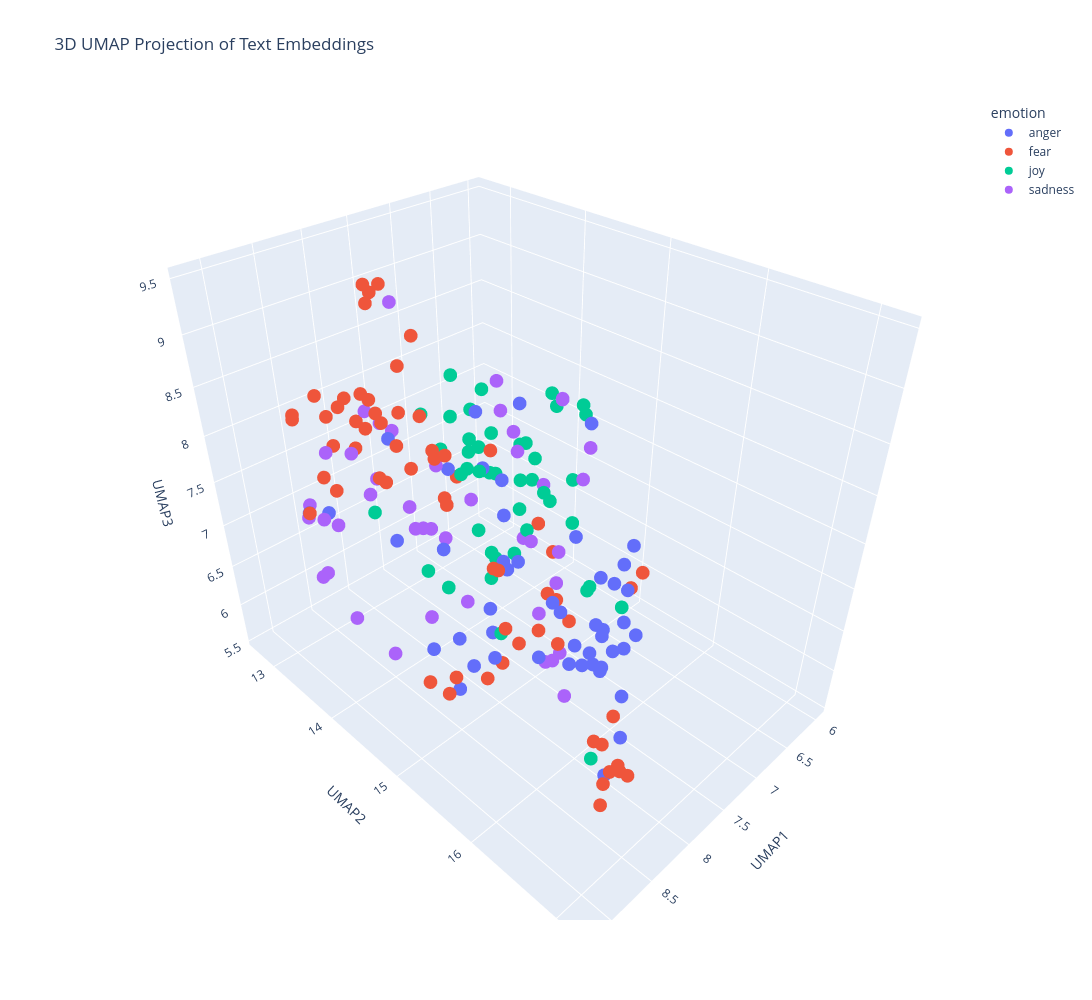

This figure's notebook cell:
### Markdown cell above
---
##### <a id='toc1_5_8_1_1_'></a>[**>>> Exercise 4 (Take home):**](#toc0_)

Apply UMAP to the same embeddings to reduce the dimensionality to 3D vectors and plot the 3D graph, discuss the differences and similarities with the 2D graph.

### Code cell
import pandas as pd
import numpy as np
import umap
import plotly.express as px

# Concatenate the training and test data
combined_df = pd.concat([train_df_new, test_df_new], ignore_index=True)

# Prepare the embeddings for UMAP
X_embeddings = np.array(combined_df['embeddings_values'].tolist())

# Apply UMAP for 3D projection
reducer = umap.UMAP(n_components=3, metric='cosine', random_state=28)
embedding_3d = reducer.fit_transform(X_embeddings)

# Create DataFrame for plotting
df_plot = pd.DataFrame(embedding_3d, columns=['UMAP1', 'UMAP2', 'UMAP3'])
df_plot['emotion'] = combined_df['emotion']
df_plot['intensity'] = combined_df['intensity']
df_plot['text'] = combined_df['text']

# ---- 3D Plot ----
fig = px.scatter_3d(
    df_plot,
    x='UMAP1',
    y='UMAP2',
    z='UMAP3',
    color='emotion',
    hover_data=['text', 'intensity'],
    title='3D UMAP Projection of Text Embeddings',
    width=1200,
    height=1000
)

fig.show()

### Figure 1 — Plotly figure (JSON) as saved in the notebook; plotly's stock layout.template omitted (floating-point values rounded to 4 significant figures)
{"data": [{"customdata": [["So my Indian Uber driver just called someone the N word. If I wasn't in a moving vehicle I'd have jumped out #disgusted ", 0.896], ["@arppaul @chetanlfc @mannkakhiladi @dey_spandan @umeroffcial  Comparing Akshay Sir with this zandu balm is an insult to Akshay Sir.", 0.5], ["Bes! You don't just tell a true blooded hoopjunkie to switch a f*c@n' team that juz destroyed your own team. You juz don't! #insult", 0.891], ["@BearGrylls for your next series will u do a celebrity firefighting show and just chuck them all in a burning building and do the voiceover?", 0.458], ["I got fever highs\\nI got boiling blood", 0.646], ["Did we miss the fact that #BurkeRamsey swung &amp;hit his sister #JonBenet in the face with a golf club previously out of a fit of ?", 0.417], ["Happiness is the best revenge", 0.25], ["@Deadspin @jrzy_boy This is about him being left off because they wanted to play a heavier game. We needed his offense tho. Amongst others.", 0.542], ["Grateful for all the hungry people in my life! Hungry to learn, change, grow, help, etc - not sure anybody has it better! #relentless", 0.167], ["@Ms_HeartAttack peanut butter takes away the sting", 0.188], ["@FitnessFirstAU something needs to be done about people hogging machines - nobody can use 3 machines at one time!  #notfair #whypay", 0.708], ["Y'all really insult coz of soccer???  Lmao, wow!!!!!!", 0.396], ["@sueblue35 @nsoz7 @immortalbulldog huh? We have a sprint coach? We're the slowest team in the comp. Talk about robbing a living. ", 0.292], ["Why does Candice constantly pout #GBBO 💄😒", 0.375], ["I dislike people who get offended by the littlest shit .", 0.729], ["@thomeagle Just to help maintain and boost our status as a world class centre for education, culture and tolerance. ", 0.167], ["@lydss_xx @tharealversace @fatbellybella fuckin luv incense, this is me as fuck 😂", 0.479], ["@ggreenwald Smh, remove ideologically bankrupt and opportunistic establishment now. They're burning all bridges and social contracts. #anger", 0.688], ["I should really study today for chemistry but playing madden is just way more fun.", 0.208], ["@jaybusbee Well, not Archie. No offense but he's kinda old.", 0.396], ["@EAMaddenNFL @EASPORTS I played a game where John Elway was sacked 3x and fumbled all 3x. Is this the same John elway I know of??? #madden", 0.458], ["@SkyUK what a joke!! Cut our internet off early 'by mistake' and then don't reinstate it when we no longer need an engineer 😡 ", 0.646], ["Hey folks sorry if anything offensive got posted on here yesterday my account got hacked. All fixed now though. I hope :-/ #angry #annoyed", 0.479], ["Projection is perception. See it in someone else? You also at some level have that within you. #anger #worry", 0.417], ["@ArizonaCoyotes not to mention the GRA guy stops me but let's the 2 ppl in front of me go. WTF. My blood is boiling.", 0.854], ["im on holiday for the next round, fuming!", 0.562], ["straight people are canoodling on the quad and I'm #offended", 0.648], ["@shopgreenwich #ldf16 what shall we do this weekend?  #spraypainting in #greenwichmarket with @SNUB23 #core246 #lilylou #fret &amp; #benoakley", 0.271], ["@marthalyssa yep. LOL ", 0.438], ["Can someone make me a priority list of which things I should be outraged at + in which order? #outrage #racism #animalrights #abortion #cops", 0.583], ["When you've still got a whole season of Wentworth to watch and a stupid cunt in work ruins it for us 😭😭 @__KirstyGA #raging #oldcunt", 0.875], ["so ef whichever butt wipe pulled the fire alarm in davis bc I was sound asleep #pissed #angry #upset #tired #sad #tired #hangry ######", 0.896], ["How can I tell Happy Anniversary, when u are not happy..  #ampalaya #paitpaitanangpeg", 0.341], ["{Strong hands moving to firmly grope each of @WhimsicallyWild's thighs, squeezing as her digging nails extract a growl from me.}", 0.354], ["Absolutely fuming that some woman jumped into my prebooked taxi and drove off 😡", 0.75], ["i will never watch greys anatomy ever ever ever ever ever again if Shonda Rimes takes away another OG character☹️☹️☹️☹️☹️☹️☹️☹️☹️☹️ ", 0.583], ["@cxmbeferre so you WOULDNT date me????? ", 0.458], ["@trendykittykat Some people would rather hang on to their indignant anger. *weary sigh*", 0.479], ["All Brian does is sleep and aggravate me", 0.833], ["Just watched Django Unchained, Other people may frown, but I titter in delight! 2/5", 0.229], ["@marcavis @AntisocialJW2 I've always been fiery, but never radical.", 0.438], ["@LeonWobYP b***er off. NCFC is a grudge match :)", 0.542], ["Having a baby born too soon is #lifechanging 6 years on and it feels like only yesterday #sad #happy #angry #emotionalrollercoaster", 0.375], ["Eat my ass' is no longer an insult", 0.438], ["@HomeSwapperteam  Spent months arranging swap , new jobs etc, now I've found out she's been leading me on a merry dance. #fuming with her", 0.667], ["Just joined #pottermore and was sorted into HUFFLEPUFF 😡😡😡 #fuming", 0.708], ["I think @Sam_Canaday &amp; @KYLEJDOWSON must actually have to be working like me &amp; @dowson_brady because I havent got any snap chat videos today", 0.25], ["It's the most magical time of the year......Xmas party announced and the #outrage commences. Gotta love Silicon Valley millennials.", 0.429]], "hovertemplate": "emotion=anger<br>UMAP1=%{x}<br>UMAP2=%{y}<br>UMAP3=%{z}<br>text=%{customdata[0]}<br>intensity=%{customdata[1]}<extra></extra>", "legendgroup": "anger", "marker": {"color": "#636efa", "symbol": "circle"}, "mode": "markers", "name": "anger", "scene": "scene", "showlegend": true, "type": "scatter3d", "x": [7.859, 7.303, 7.469, 7.488, 7.635, 8.243, 6.389, 8.089, 6.791, 6.963, 8.699, 7.154, 8.653, 6.922, 7.403, 7.068, 6.53, 7.723, 9.123, 8.025, 8.723, 8.629, 8.182, 7.636, 8.09, 8.355, 7.471, 7.241, 6.527, 7.642, 8.11, 7.961, 8.698, 6.546, 8.466, 8.606, 6.871, 7.589, 7.215, 7.332, 7.474, 7.666, 8.133, 7.405, 8.57, 8.695, 7.489, 7.529], "y": [16.36, 15.53, 15.72, 16.1, 14.69, 15.21, 12.97, 14.74, 12.94, 14.0, 16.91, 15.56, 15.19, 15.67, 15.99, 14.16, 14.98, 15.52, 13.88, 14.47, 14.94, 16.98, 16.11, 13.04, 16.31, 16.01, 16.06, 14.06, 14.62, 16.05, 16.33, 16.14, 13.49, 14.78, 16.44, 15.02, 15.74, 14.85, 14.5, 14.11, 14.53, 15.98, 13.73, 15.89, 16.4, 16.2, 14.37, 16.05], "z": [6.981, 5.999, 6.092, 5.959, 7.76, 6.356, 7.266, 5.826, 6.689, 6.686, 6.583, 6.224, 6.242, 7.171, 6.748, 6.116, 6.174, 6.774, 7.741, 5.964, 6.607, 7.006, 7.06, 7.485, 6.849, 7.565, 7.198, 5.625, 6.504, 7.363, 7.259, 7.163, 7.331, 7.928, 7.259, 7.686, 6.089, 6.897, 8.295, 7.482, 6.656, 6.371, 6.836, 6.332, 7.316, 7.335, 5.637, 7.503]}, {"customdata": [["Open to suggestions on a good #horror movie. Just saw 31 and It follows recently, dug both. Gimme something good. #movienight #netflix", 0.25], ["Study finds #awe &amp; #wonder of something greater than self, leads to #creative boosts of expansive thinking. @outsideonline #write #thoreau", 0.146], ["To com sede de milk shake", 0.312], ["Thoroughly enjoying AHS tonight. #ahs #horror #americanhorrorstory", 0.271], ["@WunderlistHelp are you guys still down? When can we go up? #panic", 0.75], ["@moore_oliver it's funny how they can be in such a hurry but have plenty of time to stop and threaten people", 0.343], ["@latenightdaryun pfft, as if anyone undergoing the constant ongoing horror of sapient consciousness has any trust in themself anyway", 0.646], ["Haven't gotten one hour of sleep... Today is going to be a fun day 😐 ", 0.542], ["Now this is getting out of hand. I'm freaked out by this death...and I'm God!! #mommaGrendel ", 0.812], ["Halloween party coming soon! #turnt #ruinT #lit #firesauce #hotsauce #mildsauce #getsauced #champagnedreams #scary  #kittens", 0.396], ["Just feel awkward that I'm being timid to everyone.", 0.646], ["Just want Saturday to be over but then again I want to do good #LSAT #nervous", 0.875], ["@BlairWitchMovie love new movie\\n #BlairWitch #blairwitchproject  #HorrorMovies", 0.438], ["@SherriEShepherd because #whitepeople are #afraid of large #blackmen?", 0.646], ["I hate that a black lady is painting herself white on the internet for laughs and likes...  #BadForm #DidntLaugh", 0.5], ["I can't imagine keeping malice with my brothers!! I shudder when I see siblings estranged and all", 0.667], ["When I walk in darkness of despondency, Sc.verses I've memorized shine a light in my heart. Ex: Lam 3:22-25 ", 0.458], ["Overtime... #TeamNA #WCH2016 ", 0.348], ["You have a #problem? Yes! Can you do #something about it? No! Than why #worry", 0.25], ["Recently changed to @firstdirect and its the worst service I've ever encountered nearly require DNA to access anything. #awful 😩😩😩", 0.5], ["@Aliki111 Haters!!! You are low in self worth. Self righteous in your delusions. You cower at the thought of change. Change is inevitable.", 0.562], ["@GSchwartz_ it wasn't a joke . ", 0.229], ["@Lillie_Billy don't worry me and my mans @JJB1Owens gave him a piece of our mind", 0.417], ["#America finding #gratitude amidst the sadness and frustration about race, #fear, anger and #racism, i remain hopeful _ i'm an earth fixer'", 0.583], ["@Fly_Norwegian quite simply the #worst #airline #worstairline I've ever used! #shocking #appauling #dire #dismal #beyondajoke #useless", 0.62], ["@davidpreece12 @FitbaHacks Great defender, terrible positioning. Didn't know where he should be without Russel shouting at him for 90 mins", 0.396], ["Round 2 #panic #pcola", 0.604], ["When you arrive at the office the day before your first ever festival and the Internet is down ", 0.583], ["And here we go again 😓 ", 0.479], ["3 #tmobile #stores, #original #note7 #customer and zero #results... What's going on guys?  #customerservice #2hour #waittime", 0.5], ["It's simple I get after two shots of espresso 'Grande, decaf, 130 degrees soy americano with extra foam' #barista #nightmare", 0.396], ["im what a 90s tv bully would call 'a nerd' but i would rather shove one thousand nickels into my right earhole than go to new york comic con", 0.25], ["The Zika #Hoax Files: DEET is part of a binary chemical weapon targeting your brain: #Toxin #fear #neurological #USCitizens #Insect #mammal", 0.667], ["I just want to say: social media isn’t here to #bully that has to be #stopbullying ! Please be kind to eaxh other! #lovewins", 0.36], ["After a nervous couple of days test results now confirm my life will be no different whatsoever as the result of two actors divorcing, phew!", 0.385], ["Watching Paranormal Activity: The Ghost Dimension. I'm not sure how I feel about it yet. #horror", 0.688], ["@officialShaky 'Operation Echoes' is gathering momentum ... #tense #nervous #feelsick #excited", 0.875], ["#nobody #understand what #advocate mean if you do then use it #right #never be #afraid so #positive word is. I can that is #POWERFUL", 0.417], ["I really hate Mel and Sue. They think they're hilarious and they're just awful", 0.375], ["@David_Stepp Any other election, fine vote 3rd party as useless as it is but not this one. I hesitate to say it'd be selfish but...", 0.458], ["@mcdermo11 @rogerc32 u gave Laura so much constructive criticism she blocked u 'Lazy Give Up Now No Hope Retire' same with Heather ", 0.458], ["@NandosSA just received order from @OrderInSA &amp; the chips are under cooked &amp; half raw!!! Usually best part of the meal #notcool #terrible", 0.373], ["@aroseblush Hello !\\nThe bigger the bully, the more crocodile tears. Bullies always act like offended victims.", 0.438], ["@corruptmelon now im feeling the #worry", 0.854], ["If you really care like you state @flyfrontier @FrontierCare then I would seriously address sensitivity training to your employees ", 0.354], ["This is the first time I've written anything on this series in over two years, so I'm checking back in for one last nightmare.", 0.688], ["i've seen the elder watching me during my community hours and i honestly don't have an idea about what my assignment will be. #apprehensive", 0.562], ["Georgia Tech's Secondary is as soft as a marshmallow.  #horrible", 0.583], ["An @amityaffliction kind of drive home from work today  #dailyfeels", 0.458], ["okay i AHVE to start mob psycho 100 today. if i dont im going to fight myself", 0.562], ["#nana 4 hoco bc my dream since freshman year awe 😙❤❤❤ @thecandeyman", 0.25], ["Okay. Brace yourself. I will attempt my first loaf of bread in the morning. I will use a dutch oven. I will make the dough now. ", 0.479], ["There goes the butterflies in my stomach.  #anxietyproblems", 0.702], ["@CNNPolitics I can't wait to hear what he had to say about the brilliant Dr. Hawking... it should be rich... In the poorest of taste! #bully", 0.354], ["So about 18mths ago i signed up to @Lumo_Energy for their @VirginAustralia / Velocity FF deal. 18 months in still no FF points ", 0.271], ["@mikefreemanNFL \\nIsn't OBrien supposed to be some sort of offensive genius #awful", 0.479], ["I want to be a woman who #overcomes obstacles by tackling them in #faith instead of tiptoeing around them in #fear. Renee Swope", 0.312], ["Gahh...BT, in queue for 30 minutes.. Now put through to BT Sport dept to cancel... back in a queue again... ", 0.336], ["An adviser to the #European #Union’s top #court said #Hamas and the #Tamil #Tigers should be taken off the EU’s #terror list.#lka", 0.5], ["Gahh...BT, in queue for 30 minutes.. Now put through to BT Sport dept to cancel... back in a queue again... #shocking", 0.5], ["Thanks for ripping me off again #Luthansa €400 not enough for a one way flight to man from Frk then €30 for a bag then free at gate #awful", 0.521], ["Okay. Brace yourself. I will attempt my first loaf of bread in the morning. I will use a dutch oven. I will make the dough now. #nervous", 0.792], ["Tweeting from the sporadic wifi on the tube ", 0.292], ["The 2nd step to beating #anxiety or #depression is realising that it's not about waiting for ...., Take action yourself now.", 0.479]], "hovertemplate": "emotion=fear<br>UMAP1=%{x}<br>UMAP2=%{y}<br>UMAP3=%{z}<br>text=%{customdata[0]}<br>intensity=%{customdata[1]}<extra></extra>", "legendgroup": "fear", "marker": {"color": "#EF553B", "symbol": "circle"}, "mode": "markers", "name": "fear", "scene": "scene", "showlegend": true, "type": "scatter3d", "x": [8.211, 6.624, 7.626, 8.069, 8.492, 7.831, 8.24, 8.543, 8.352, 8.137, 8.689, 8.556, 8.181, 8.094, 7.2, 7.857, 8.084, 6.614, 7.854, 8.797, 7.413, 7.809, 7.523, 7.889, 8.769, 8.853, 8.209, 8.906, 8.129, 8.768, 8.288, 9.183, 8.111, 7.296, 7.905, 8.234, 8.267, 7.93, 7.067, 8.157, 7.531, 8.769, 7.454, 8.301, 8.285, 8.285, 8.593, 8.827, 8.018, 8.938, 6.204, 8.905, 8.175, 7.818, 8.919, 8.813, 8.153, 8.653, 6.983, 8.758, 8.59, 8.687, 9.151, 7.681], "y": [13.69, 12.88, 14.54, 13.71, 14.16, 14.92, 14.0, 14.22, 14.76, 14.18, 13.66, 13.43, 13.73, 15.06, 15.89, 14.18, 13.47, 13.52, 12.84, 17.11, 15.35, 14.85, 14.79, 13.72, 17.11, 15.03, 14.31, 14.04, 14.35, 16.96, 14.71, 13.99, 15.14, 15.08, 13.61, 13.73, 13.68, 12.89, 15.9, 15.01, 15.32, 17.18, 15.11, 13.81, 16.45, 14.57, 13.69, 15.36, 13.8, 13.51, 13.77, 13.46, 13.44, 15.34, 17.06, 15.23, 13.13, 16.83, 14.72, 17.01, 16.87, 13.5, 14.23, 12.74], "z": [9.471, 6.485, 8.001, 9.44, 8.477, 6.261, 8.077, 7.94, 7.947, 9.156, 7.654, 8.267, 9.405, 7.221, 6.963, 7.345, 7.421, 5.618, 7.691, 6.939, 6.365, 5.748, 5.781, 7.552, 6.852, 6.353, 8.491, 8.386, 8.135, 6.581, 8.315, 7.822, 7.253, 6.393, 8.121, 9.328, 8.424, 7.435, 7.071, 5.893, 6.134, 6.867, 6.583, 8.354, 6.267, 8.219, 8.482, 6.624, 8.705, 8.43, 6.069, 8.438, 8.352, 6.502, 6.563, 6.33, 8.18, 6.83, 6.615, 6.753, 7.118, 8.553, 8.28, 7.492]}, {"customdata": [["Just got back from seeing @GaryDelaney in Burslem. AMAZING!! Face still hurts from laughing so much ", 0.92], ["Miami proficiency is like pleasing by what name miami beaches: pIkxb", 0.34], ["@NHLstoreNYC I'm cheering for @TeamNA_WCH and @TeamEUR_WCH #NHLNYCSweepstakes", 0.56], ["@liamch88 yeah! :) playing well #optimism", 0.625], ["her fingers slide along your thighs, caressing the skin before she's leaning down, down, down and the first lick is teasing n playful.", 0.54], ["@FlannelJedi This is why I drink and watch You're the Worst as a way to cheer myself up.", 0.292], ["@Rbrutti what a #happy looking #couple !", 0.542], ["#OneSimpleChange: Drink sparkling water instead of soft drinks to steer clear of fructose while still getting a refreshing carbonation kick.", 0.227], ["@colmjoconnor well it was after my heyday too I'm afraid, I was expecting 1st baby I reckon. Now aged 15 *gulps* I'm so old :-)", 0.327], ["I aspire to have Val's self confidence and optimism tbh 👏💖 #GBBO", 0.5], ["Watch this amazing live.ly broadcast by @__.mila.__  #musically", 0.458], ["Hey @AppleSupport, would be nice to have “click to pause” or “pause when window inactive” on animated GIFs for macOS Messages app", 0.208], ["Question for all the cheerleaders who ages out!!\\nHow to I make my senior year of cheer more memorable", 0.312], ["I saw those dreams dashed &amp;&amp; divided like a million stars in the night sky that I wished on over &amp;&amp; over again ~ sparkling &amp;&amp; broken.", 0.25], ["No, just tweet pictures of four fictional characters who describe you. One should be an animated character. @sunshinessp411", 0.271], ["The Quarterback' wrecks me every time.. ", 0.26], ["felt a bit shit getting a very high blood sugar then i remembered it's my first one above 15 this week which is incredible for me! ", 0.48], ["A decent sleep makes Kurt a happy soldier. Spit &amp; polish the converse men. chests out and baseball caps at a jaunty angle.", 0.438], ["her; i want a playful relationship\\nme; *kicks her off the couch*", 0.375], ["Be #happy. Be #bright. Be YOU :) #identity #TimelessTips #friendship #family #forest #water #family #TrueLove #God #RoadSoFar #you #LifeTrip", 0.708], ["And by the way, Takeru's eyes sparkling while eating was like the cutest thing ever.", 0.688], ["remember when glee did a take me or leave me cover but it was between two girls who werent even friends why did that do that", 0.167], ["Be happy. Be who you want to be. If others don't like it, then let them be. Happiness is a choice. Life isn't about pleasing everybody....", 0.52], ["@TheNotoriousMMA looking like @MIckeyRourkeFP in his heyday", 0.4], ["Gotta hit up breezy every day to make sure he's breaking in my boots. First class friend right there", 0.521], ["@SXMUrbanView @karenhunter @CousinSyl you are so wrong for this!needed levity after that recording", 0.28], ["@ClaireBlair27 See, that's how you and Michelle are so cheery!", 0.5], ["half day tuhday but nah for glee 😭", 0.125], ["Quote_Soup: Be happy not because everything is good, but because you can see the good side of everything. ", 0.479], ["smiling through the stress :) :) :) :) :) :) :( :( :( :( :( :( :(", 0.28], ["The birds chirp , the sun shines and the wind chimes chime. There was once a smile on this face.", 0.353], ["Watch this amazing live.ly broadcast by @flydudern #lively #musically", 0.538], ["Hey NASCAR fans. Are you going to the race in Loudon this weekend?  Why not stop by New Day Diner for a great hearty breakfast before you go", 0.385], ["My friend just messaged me 'ugh I'm so hungry I can't wait for breakfast' #socialmedia #WineWednesday #hilarious #funny #laughing #happy", 0.729], ["Not my fault if I'm more observant than you thought of me to be ! 😜 I'm not sorry 😝 #wisdom #laughter #observingyou #allthetime #becareful 😎", 0.417], ["Loved @Bethenny independence msg on @WendyWilliams, be happy &amp; fulfilled within yourself &amp; positivity will flock to you  #independent", 0.583], ["4-2 Canada final tomorrow #WCH #Predictions #optimism #Canadian 🇨🇦", 0.42], ["@hesham786 that's the spirit ", 0.354], ["Tutoring gives me such an exhilarating feeling. I love helping people 😌", 0.896], ["Dolores.' A thin lipped smile graced glossed lips as she let blues peer over at the woman. ' A constant delight.. As always.'", 0.625], ["Each day is what you make of it! #goals #challenges #business #goals   #success #photographer #photography #ThursdayThoughts", 0.604], ["TheNiceBot: IndyMN I thought the holidays could not get any more cheerful, and then I met you. #TheNiceBot #الخفجي", 0.769], ["@GigaFag @pipertownsend_ snapchat new would beg to differ ", 0.156], ["@harrietemmett great minds think alike. ", 0.479], ["Good #CX most often doesn't require all that much. #smile, #care, #relate and be #helpful. Thanks, Lakis Court Hotel in #cyprus", 0.583]], "hovertemplate": "emotion=joy<br>UMAP1=%{x}<br>UMAP2=%{y}<br>UMAP3=%{z}<br>text=%{customdata[0]}<br>intensity=%{customdata[1]}<extra></extra>", "legendgroup": "joy", "marker": {"color": "#00cc96", "symbol": "circle"}, "mode": "markers", "name": "joy", "scene": "scene", "showlegend": true, "type": "scatter3d", "x": [6.458, 6.161, 6.692, 6.868, 6.422, 7.346, 6.253, 6.579, 7.923, 6.376, 6.552, 8.472, 6.489, 7.586, 6.731, 7.927, 7.403, 6.363, 6.448, 6.419, 6.146, 7.441, 6.584, 7.73, 6.4, 6.889, 6.379, 8.829, 6.386, 7.116, 6.704, 6.621, 6.829, 6.417, 6.917, 6.362, 6.636, 6.987, 6.494, 6.338, 6.904, 5.953, 7.507, 6.823, 6.39], "y": [14.18, 13.66, 13.67, 13.5, 14.56, 13.8, 13.07, 13.28, 13.91, 13.64, 14.86, 16.58, 13.29, 13.54, 14.11, 14.59, 14.14, 13.64, 14.62, 13.04, 13.96, 15.38, 12.77, 13.98, 13.86, 15.56, 13.66, 14.42, 12.88, 13.44, 13.43, 14.88, 13.64, 14.45, 14.53, 12.82, 13.52, 13.83, 12.92, 14.07, 12.97, 13.32, 14.51, 14.01, 13.28], "z": [6.703, 6.87, 5.653, 6.182, 7.99, 7.277, 6.98, 6.729, 6.447, 6.291, 5.991, 6.316, 6.664, 7.944, 6.432, 8.141, 7.492, 7.126, 7.92, 6.856, 7.63, 7.54, 7.203, 6.16, 6.795, 6.344, 6.685, 7.872, 7.258, 8.152, 7.837, 5.997, 5.569, 7.08, 7.199, 6.84, 5.674, 6.119, 6.548, 7.897, 7.007, 6.826, 5.731, 6.117, 6.601]}, {"customdata": [["@rihaBabyJ Aw no problem. I just felt like speaking because I felt the same before and I want you to overcome it and not be discouraged. :)", 0.354], ["@makai_kishi_ Her eyes stayed glued to the monitor, not turning away for anything", 0.271], ["When you're on a train as its pitch black outside and you have no idea where you are... #travel #whereami #lost #adventure", 0.438], ["Snores on TL. Boredom sunk in.", 0.333], ["the waitress recognised me from last time i was in there moping, after my interview haha", 0.5], ["Feeling worthless as always #depression", 0.958], ["Season 3 of penny dreadful is on Netflix...well my afternoon is filled", 0.333], ["@MendipHillsAONB do we think the swallows and swifts have gone? Photo'd 3 nights ago, not seen since. #sad #Autumn", 0.729], ["Absolutely can not believe the generosity pouring out for us, but Id give everything I have for Nick to be healthy and happy. #lost", 0.542], ["From what I know of the man, I have to assume that @realDonaldTrump has had a heated argument with his own penis. ", 0.354], ["Don't wanna go to work but I want the money ", 0.5], ["How do u grieve someone who legally wasn't a person yet?", 0.542], ["I'm getting use to not having a phone it's sad ..", 0.68], ["Somewhere between  #hope and #despair the day after #meetingmyabuserincourt \\n#DVSurvivor", 0.81], ["@big_SL8 Show some respect, that's all...  If u havent go to war u cant say anything.. U havent lost friends and mates on war, so Ahut it!!", 0.583], ["@holly_lolly7 I just have serious respect for any man that can pull off a bun better than I can, like maybe they can teach me their ways.", 0.333], ["@KatieBurnett ha freshers blues would love to re do all again ... ha nice tshirt .. vote for Pedro", 0.167], ["@chelseafc let them know it's the #blues", 0.521], ["#Always #borrow #money from a #pessimist. He won't #expect it #back.", 0.354], ["Refuge Recovery Boston - Weds 7:30-9 pm. #healing #support #addiction #recovery #buddhism #meditation #sober #cambma #meeting #harvardsq", 0.333], ["@DoubleEph sadly his best days are behind him", 0.583], ["Wow the #Denver housing market is #depressing no places to buy in my range 😢 #FML", 0.729], ["“Optimism may sometimes be delusional, but pessimism is always delusional.” —Alan Cohen #believe", 0.271], ["Don't wanna go to work but I want the money #sad", 0.729], ["Lost: Geelong football team. \\nLast seen entering through the banner not sure where they've been since... #unhappy #playwithsomeheart", 0.604], ["@JamesWickham Congratulations!  My top home-owning tip: try not to look at your mortgage balance too often.  The slowness will depress you.", 0.562], ["Don't let the behavior of others destroy ur inner peace.' -Dalai Lama @OWNTV #healing #depression #anxiety #intuition #meditation #book", 0.583], ["Never let me see you frown", 0.312], ["Why is it that we rejoice at a birth and grieve at a funeral? It is because we are not the person involved. ― Mark Twain", 0.354], ["@Cpt_SRogers_\\n'Well it can go one of two ways. You either get over it and accept it, because it's not going to change, or you mope about --", 0.458], ["Corbyn loses and I walk up to a crying Corbyn supporter and whisper\\n\\n'Don't mourn. Organise'\\n\\nAnd laugh and laugh", 0.354], ["Like, 'loon attic'. Luckily it quickly sunk in that it was the wrong pronunciation, but I still couldn't stop saying it. It just stuck.", 0.375], ["whenever i pout i just want Adrian to appear and tell me to stop pouting or else", 0.583], ["Wearing all black tomorrow as I continue to mourn the lives of the most recent victims of police brutality. #blackout #WU", 0.779], ["I added Paul Walker on Xbox but he just spends all of his time on the dashboard.  #humor #funny", 0.167], ["amateur author Twitter might be the most depressing thing I've ever seen", 0.688], ["@kayleighmcenany  @DonaldJTrumpJr Is that really all you can offer for those who sacrifice daily to keep you safe...? @kayleighmcenany ", 0.375], ["and for inconsolable Oxford academics - 'Brussels should just ignore the #Brexit vote and tell the UK it can't leave the EU....ever....wah'", 0.521], ["@DxfyingGrxvity - frustration, looking up at Elphaba in a frown of aggravation. Her high pitched voice was growing more and more --", 0.479], ["@StaceyDavidson_ You're a thief and a liberal mope, investigated by the financial services board for theft of govt retirement funds. THIEF", 0.667], ["Buddha doesn't possess enough power to deliver you from your affliction!", 0.542], ["Common app just randomly logged me out as I was writing the last part of my college essay and lost all of it 😭😭😭", 0.833], ["On bedrest since I got out of the hospital. U find in unopened beer.. what do I do. Pour that shit out! No alcohol at all for me #sober", 0.44]], "hovertemplate": "emotion=sadness<br>UMAP1=%{x}<br>UMAP2=%{y}<br>UMAP3=%{z}<br>text=%{customdata[0]}<br>intensity=%{customdata[1]}<extra></extra>", "legendgroup": "sadness", "marker": {"color": "#ab63fa", "symbol": "circle"}, "mode": "markers", "name": "sadness", "scene": "scene", "showlegend": true, "type": "scatter3d", "x": [7.8, 6.29, 9.012, 7.315, 6.846, 8.859, 8.059, 9.098, 7.468, 7.968, 9.027, 8.262, 8.859, 8.32, 7.351, 6.541, 6.796, 7.062, 7.877, 7.391, 8.187, 9.119, 7.684, 9.064, 9.033, 7.328, 7.462, 6.433, 7.509, 7.208, 6.757, 6.915, 6.528, 8.398, 6.372, 9.19, 7.746, 7.022, 6.797, 7.863, 7.854, 8.831, 8.173], "y": [13.72, 14.17, 14.09, 14.35, 14.09, 13.66, 13.82, 14.37, 13.09, 15.58, 13.74, 14.21, 13.89, 13.4, 15.19, 13.87, 14.23, 14.62, 12.99, 12.78, 14.26, 14.03, 12.85, 13.76, 14.8, 13.49, 12.68, 13.37, 14.13, 13.25, 14.37, 14.11, 14.39, 14.61, 14.55, 14.07, 15.62, 14.84, 15.0, 15.57, 13.0, 15.55, 15.88], "z": [6.811, 7.845, 8.385, 8.203, 7.449, 7.425, 9.313, 6.846, 6.587, 6.37, 7.705, 7.297, 7.478, 7.769, 5.805, 6.097, 6.384, 5.788, 6.898, 7.367, 6.218, 7.171, 6.937, 7.599, 6.666, 6.312, 7.444, 7.807, 7.212, 7.066, 7.141, 7.71, 8.032, 7.575, 7.11, 7.186, 5.806, 6.698, 7.864, 6.307, 7.87, 7.588, 7.58]}], "layout": {"height": 1000, "legend": {"title": {"text": "emotion"}, "tracegroupgap": 0}, "scene": {"domain": {"x": [0, 1], "y": [0, 1]}, "xaxis": {"title": {"text": "UMAP1"}}, "yaxis": {"title": {"text": "UMAP2"}}, "zaxis": {"title": {"text": "UMAP3"}}}, "title": {"text": "3D UMAP Projection of Text Embeddings"}, "width": 1200}}
